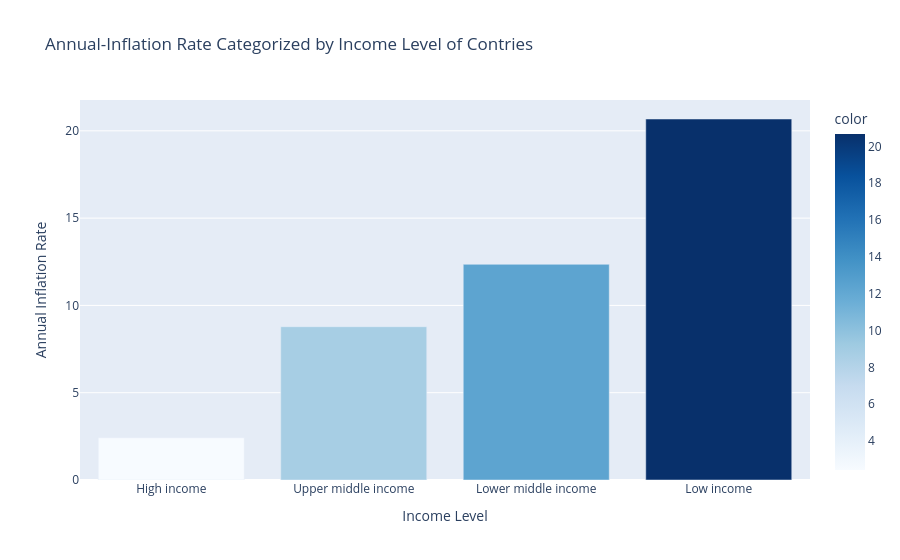

Notebook code for this chart:
### Markdown cell above
## 3.4 Annual Inflation by Income Level of Countries

### Code cell
fig = px.bar(
    data_frame = income_inflation,
    x = income_inflation.index,
    y = income_inflation.values,
    color = income_inflation.values,
    color_continuous_scale= px.colors.sequential.Blues,
    title = "Annual-Inflation Rate Categorized by Income Level of Contries")
fig.update_layout(
    xaxis_title = "Income Level",
    yaxis_title = "Annual Inflation Rate"
)
fig.show()
#fig.write_image("images/inflation_income_level.png", width=1600, height=900, scale=2)

### Figure 1 — Plotly figure (JSON) as saved in the notebook; plotly's stock layout.template omitted (floating-point values rounded to 4 significant figures)
{"data": [{"hovertemplate": "x=%{x}<br>y=%{y}<br>color=%{marker.color}<extra></extra>", "legendgroup": "", "marker": {"color": [2.424, 8.78, 12.35, 20.68], "coloraxis": "coloraxis", "pattern": {"shape": ""}}, "name": "", "orientation": "v", "showlegend": false, "textposition": "auto", "type": "bar", "x": ["High income", "Upper middle income", "Lower middle income", "Low income"], "xaxis": "x", "y": [2.424, 8.78, 12.35, 20.68], "yaxis": "y"}], "layout": {"barmode": "relative", "coloraxis": {"autocolorscale": false, "colorbar": {"title": {"text": "color"}}, "colorscale": [[0, "rgb(247,251,255)"], [0.125, "rgb(222,235,247)"], [0.25, "rgb(198,219,239)"], [0.375, "rgb(158,202,225)"], [0.5, "rgb(107,174,214)"], [0.625, "rgb(66,146,198)"], [0.75, "rgb(33,113,181)"], [0.875, "rgb(8,81,156)"], [1, "rgb(8,48,107)"]]}, "legend": {"tracegroupgap": 0}, "title": {"text": "Annual-Inflation Rate Categorized by Income Level of Contries"}, "xaxis": {"anchor": "y", "domain": [0, 1], "title": {"text": "Income Level"}}, "yaxis": {"anchor": "x", "domain": [0, 1], "title": {"text": "Annual Inflation Rate"}}}}
